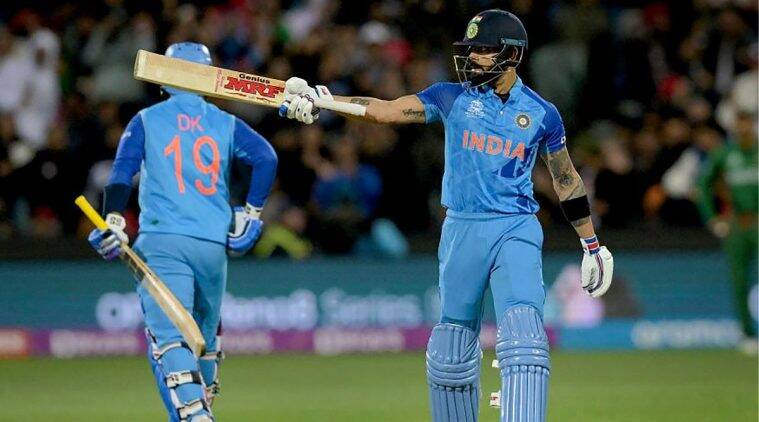
#> input picture images/friend.jpg, 759 x 422 px, found by its file name
$ python Histogram.py
#> lines starting #> are read from the running program, lines starting #| are printed output that depends on the picture
import cv2
import matplotlib.pyplot as plt

img = cv2.imread('.\\images\\friend.jpg',0)
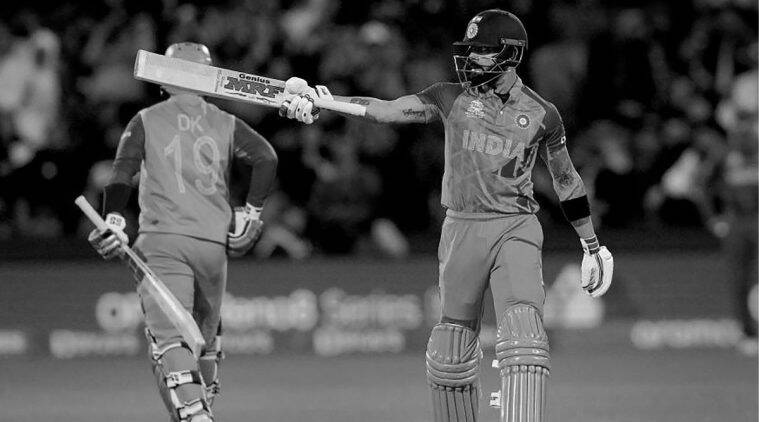
#> img: shape (422, 759); min 0, max 255, mean 80.6
cv2.imshow('original image',img)
plt.hist(img.ravel(),256,[0,256])
plt.show()
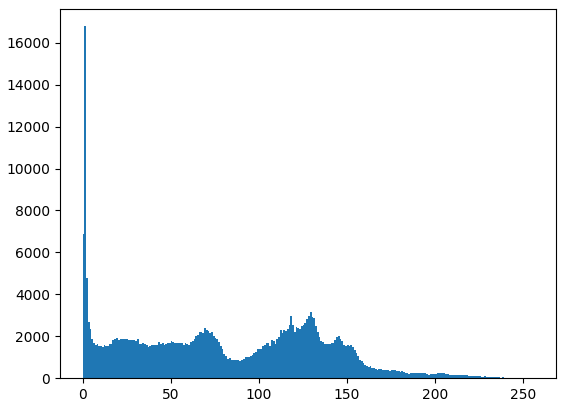
#> figure drawn by matplotlib, 1 panel; tallest bar 16788 high, from x = 1 to 2
cv2.waitKey(0)
